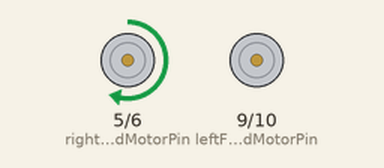
Simulated run of this sketch. Board: Arduino Uno, built with avr-gcc and run on an emulated ATmega328P. Parts: motor-driver pin pairs drawn as motors (green arrow = first pin HIGH = forward, orange = second pin HIGH = backward, longer = more drive).

Above: at 0.5 s.
At 2.5 s:
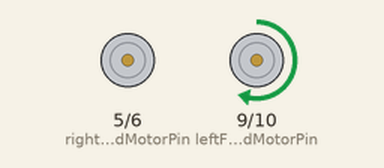
At 4.5 s:
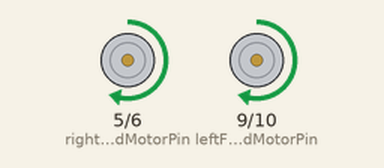
At 9.5 s:
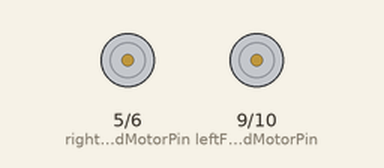
Timing chart, 0 to 10.4 s (numbered marks = the images above):
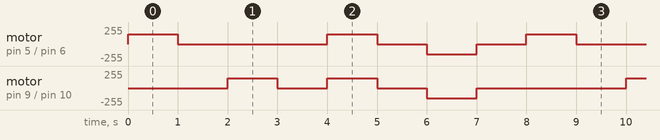

The sketch:

lesson_6_motor.ino
```cpp
int rightForwardMotorPin = 5; /* bucika za desno naprej*/
int rightReverseMotorPin = 6; /* bucika za desno nazaj*/
int leftForwardMotorPin = 9; /*  bucika za levo naprej*/
int leftReverseMotorPin = 10; /* bucika za levo nazaj*/
int leftSpeed=150;
int rightSpeed=150;
unsigned int lineData[2];

   /*
   * Kaj je spremenljivka?
   * V spremenljivko sharnimo vrednosti. Vrednosti so lahko različnih tipov:
   * char           shrani znake
   * int            shrani celo število od -2147483648 do 2147483647
   * unsigned int   shrani celo število od           0 do 4294967295
   *
   * Poseben tip spremenljivke je array, v katerem so shranjeni nizi števil ali črk. primer je spremenljivkaVidnaPovsod. Array ima za imenom [] ali npr [5].
   * Če ima array za imenom oklepaj s številko (npr 5) potem pomeni, da gre za spremenljivko z dolžino označeno s številko (npr. 5)
   *
   *
   * Zanke (loops)
   * Ukazi znotraj zanke (loop) se ponavljajo dokler je pogoj resničen.
   * while (true) {
   *    Serial.print("ok");
   * }
   * Ukazi znotraj for zanke se ponovijo za navedeno število korakov
   * for ( init; condition; increment ) {
   *   statement(s);
   * }
   *
   * for ( int a=; condition; increment ) {
   *   statement(s);
   * }
   *
   * Arduino za izpis uporablja conzolo na katero izpisuje z ukazom Serial.print, Arduino sicer podpira printf z lepim formatiranjem ampak ta izpisuje na ekran, ki ga Arduino nima.
   * Bypass je izpis preko formatiranega bufferja, ki ga potem podtakneš ukazu Serial.print
   *  char buffer [50];
      i=sprintf (buffer, "Vse je ok %d", cnt);
   */

  /* Naloga 1:  V setup desetkrat izpiši "Vse je ok"
     Naloga 2:  V loop desetkrat izpiši  "Vse je ok z zaporedno številko izvedbe" -> dodaj lepo formatiran izpis
     Vse je ok 1
     Vse je ok 2
     ...
     Naloga 3:
  */

  /*
   * Včasih je program prevelik, da bi ga v celoti napisal v loop, ali pa bi lahko dele programa uporabili večkrat. V takšnih primerih delčke programa opredelimo kot funkcije.
   *  return_type function_name( parameter list ) {
   *    body of the function
   *  }
   *
   *  int sestej(int prviParamter, int drugiParameter ) {
   *    int sestevek;
   *    sestevek=prviParameter + drugiParameter;
   *
   *    return sestevek;
   *  }
   *
   *  Naloga 1: Naredi funkcijo maxNumber, ki ima dva parametra. Funkcija vrne večje število. Funkcijo pokliči v setup
   *
   *
   *  Motor krmiliš preko pinov - bucik. Vklop pina zavrti motor. Dva pina krmilita levi motor (nazaj naprej) in dva pina desni motor (nazaj naprej)
    5         desno naprej
    6         desno nazaj
    9         levo naprej
    10        levo nazaj

      Motor prižgeš z ukazom analogWrite, ki ima dva parametra:
        motorPin  - pin motorja, ki ga želiš spremeniti
        speed     - hitrost motorja, ki je med 0 in 225

        primer:
        analogWrite(5, 150);      //  premakni desni motor naprej s hitrostjo 150 -> avto zavije v levo
        delay(500);               //  počakaj pol sekunde -> motor se bo vrtel pol sekunde
        analogWrite(5,0);         //  postavi hitrost na 0 -> ustavi motor

      Naloga: Naredi funkcije zavijLevo, zavijDesno, pojdiNaprej, pojdiNazaj in jih uporabi v loop zanki. Ne pozabi da vrtenje desnega motorja pomeni zavijLevo in obratno.
              Motroji se lahko vrtijo z različno hitrostjo, zato za vsak motor uporabi svojo spremenljivko za hitrost.
              S spreminjanme teh dveh spremenljivk boš lahko dosegel, da bo šel avto naravnost.
   */

void setup() {
  // put your setup code here, to run once:

  // Ta koda deklarira pine motorja kot output pine
  pinMode(rightForwardMotorPin, OUTPUT);
  pinMode(rightReverseMotorPin, OUTPUT);
  pinMode(leftForwardMotorPin, OUTPUT);
  pinMode(leftReverseMotorPin, OUTPUT);
  Serial.begin(9600);  // Aktivira izpis na konzolo

  //
}

void zavijLevo(int speed) {
      // put your main code here, to run repeatedly:
     analogWrite(rightForwardMotorPin, speed);        //  poženi motor
     delay(1000);                                     //  počakaj sekundo -> motor se bo vrtel pol sekunde
     analogWrite(rightForwardMotorPin,0);             //  postavi hitrost na 0 -> ustavi motor
     delay(1000);                                     //  počakaj sekundo -> sicer bi se pri klicu v loopu motor spet takoj zavrtel
}

void zavijDesno(int speed) {
      // put your main code here, to run repeatedly:
     analogWrite(leftForwardMotorPin, speed);        //  poženi motor
     delay(1000);                                     //  počakaj sekundo -> motor se bo vrtel pol sekunde
     analogWrite(leftForwardMotorPin,0);             //  postavi hitrost na 0 -> ustavi motor
     delay(1000);                                     //  počakaj sekundo -> sicer bi se pri klicu v loopu motor spet takoj zavrtel
}

void pojdiNaprej(int lspeed,int rspeed) {
      // put your main code here, to run repeatedly:
     analogWrite(rightForwardMotorPin, rspeed);
     analogWrite(leftForwardMotorPin,  lspeed);        //  poženi motor
     delay(1000);                                     //  počakaj sekundo -> motor se bo vrtel pol sekunde
     analogWrite(leftForwardMotorPin,0);             //  postavi hitrost na 0 -> ustavi motor
     analogWrite(rightForwardMotorPin, 0);
     delay(1000);                                     //  počakaj sekundo -> sicer bi se pri klicu v loopu motor spet takoj zavrtel
}

void pojdiNazaj(int lspeed,int rspeed) {
      // put your main code here, to run repeatedly:
     analogWrite(rightReverseMotorPin, rspeed);
     analogWrite(leftReverseMotorPin,  lspeed);        //  poženi motor
     delay(1000);                                     //  počakaj sekundo -> motor se bo vrtel pol sekunde
     analogWrite(leftReverseMotorPin,0);             //  postavi hitrost na 0 -> ustavi motor
     analogWrite(rightReverseMotorPin, 0);
     delay(1000);                                     //  počakaj sekundo -> sicer bi se pri klicu v loopu motor spet takoj zavrtel
}


void loop() {
    zavijLevo(leftSpeed);
    zavijDesno(rightSpeed);
    pojdiNaprej(leftSpeed, rightSpeed);
    pojdiNazaj(leftSpeed, rightSpeed);
}
```

Measured:
- by itself, motor on pin 9 (leftForwardMotorPin) / pin 10 (leftReverseMotorPin): repeats every 8.0 s: stopped 1.0 s, forward 150/255 1.0 s, stopped 1.0 s, backward 150/255 1.0 s, stopped 3.0 s, forward 150/255 1.0 s
- by itself, motor on pin 5 (rightForwardMotorPin) / pin 6 (rightReverseMotorPin): repeats every 8.0 s: stopped 3.0 s, forward 150/255 1.0 s, stopped 1.0 s, backward 150/255 1.0 s, stopped 1.0 s, forward 150/255 1.0 s
